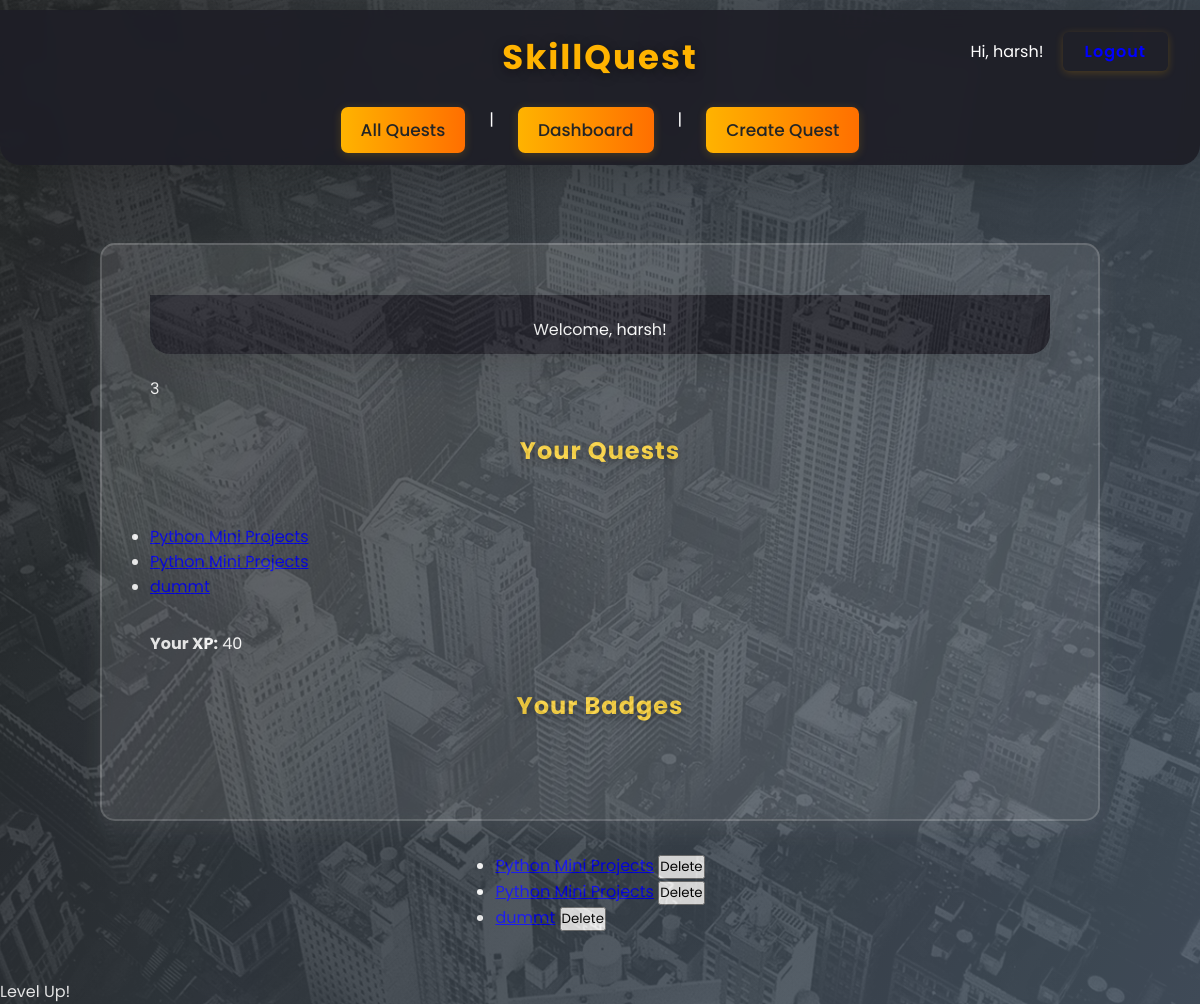
Page /dashboard/ (signed in) on the earlier database version.
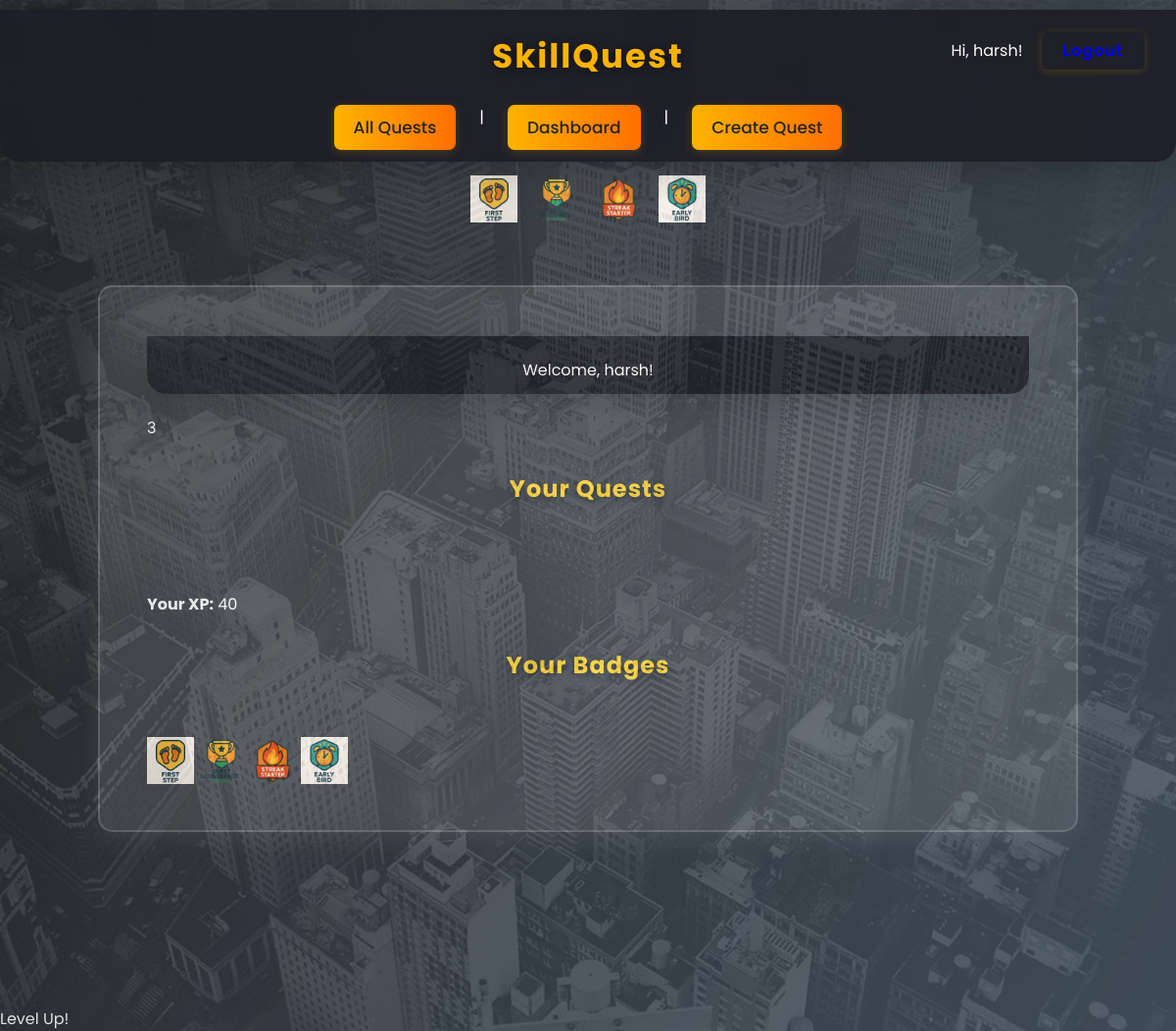
Same page on the later database version.
### quests/models.py (models this page shows, shortened)
class Quest(models.Model):
    creator = models.ForeignKey(User, on_delete=models.CASCADE, related_name='created_quests')
    title = models.CharField(max_length=100)
    description = models.TextField()
    image = models.ImageField(upload_to='quest_images/', blank=True, null=True)
    created_at = models.DateTimeField(auto_now_add=True)

class Badge(models.Model):
    name = models.CharField(max_length=50)
    description = models.TextField()
    icon = models.ImageField(upload_to='badges/', null=True, blank=True)
    icon_url = models.URLField(blank=True, null=True)  # <-- Add this line
    xp_required = models.IntegerField(default=0)

### quests/views.py (the view)
# urls.py: path('dashboard/', views.dashboard, name='dashboard'),
@login_required
def dashboard(request):
    user_profile = UserProfile.objects.get(user=request.user)
    progresses = Progress.objects.filter(user=request.user, completed=True)
    badges = Badge.objects.filter(xp_required__lte=user_profile.xp)
    quests = Quest.objects.filter(challenges__progress__user=request.user).distinct()
    return render(request, 'quests/dashboard.html', {
        'user_profile': user_profile,
        'progresses': progresses,
        'badges': badges,
        'quests': quests,
        'show_badge_message': False,  # <--- Add this line
    })

### quests/templates/quests/dashboard.html (shortened to what this page needs)
{% extends 'quests/base.html' %}
{% load static %}
{% block content %}
<div class="main-container">
<div class="quest-card">
    <div class="header">Welcome, {{ user_profile.user.username }}!</div>
    <div>
        <span class="level-badge" id="level">{{ user_profile.level }}</span>
    </div>
    <h2>Your Quests</h2>
    <ul>
        {% for quest in quests %}
            <li><a href="{% url 'quest_detail' quest.id %}">{{ quest.title }}</a></li>
        {% endfor %}
    </ul>
      <div>
        <strong>Your XP:</strong> {{ user_profile.xp }}
    </div>
    <h2>Your Badges</h2>
    <div>
       {% for badge in badges %}
        {% if badge.icon %}
            <img src="{{ badge.icon.url }}" alt="{{ badge.name }}" title="{{ badge.name }}" width="48" />
        {% elif badge.icon_url %}
            <img src="{{ badge.icon_url }}" alt="{{ badge.name }}" title="{{ badge.name }}" width="48" />
        {% endif %}
    {% empty %}
        {% if show_badge_message %}
            <span>No badges yet. Complete more quests! Add Badge</span>
        {% endif %}
{% endfor %}
    </div>
</div>
<ul>
{% for quest in quests %}
    <li>
        <a href="{% url 'quest_detail' quest.id %}">{{ quest.title }}</a>
        {% if user.is_staff %}
            <form action="{% url 'delete_quest' quest.id %}" method="post" style="display:inline;">
                <button type="submit" onclick="return confirm('Delete this quest?');">Delete</button>
            </form>
        {% endif %}
    </li>
{% endfor %}
</ul>
</div>
<div id="level-up">Level Up!</div>
{% endblock %}

### quests/templates/quests/base.html (shortened to what this page needs)
{% load static %}
<!DOCTYPE html>
<html lang="en">
<head>
    <link rel="stylesheet" href="{% static 'quests/styles.css' %}">
    <link rel="stylesheet" href="https://cdnjs.cloudflare.com/ajax/libs/font-awesome/6.4.0/css/all.min.css">
</head>
<body>
   <div class="header">
    <h1>SkillQuest</h1>
    <nav>
        <a href="{% url 'quest_list' %}">All Quests</a> |
        <a href="{% url 'dashboard' %}">Dashboard</a> |
        <a href="{% url 'create_quest' %}">Create Quest</a>
    </nav>
    <div class="user-info">
    {% if user.is_authenticated %}
        <span>Hi, {{ user.username }}!</span>
        <form action="{% url 'logout' %}" method="post" style="display:inline;">
            <button type="submit" class="logout-btn">Logout</button>
        </form>
    {% else %}
        <a href="{% url 'login' %}?next={{ request.path }}">Login</a>
    {% endif %}
</div>
</div>
<div class="badges-section" style="display: flex; gap: 1rem; justify-content: center; align-items: center; margin-top: 1.5rem;">
    {% if badges %}
        {% for badge in badges %}
            {% if badge.icon %}
                <img src="{{ badge.icon.url }}" alt="{{ badge.name }}" title="{{ badge.name }}" width="48" />
            {% endif %}
        {% endfor %}
    {% else %}
        <span style="color: #fff; font-size: 1.1rem;">No badges yet. Complete more quests!</span>
    {% endif %}
</div>
    {% block content %}{% endblock %}
</body>
</html>

Differences in the rows shown:
removed Quest: title "Python Mini Projects"
removed Quest: title "Python Mini Projects"
removed Quest: title "dummt"
added Badge: icon (picture)
added Badge: icon (picture)
added Badge: icon (picture)
added Badge: icon (picture)
